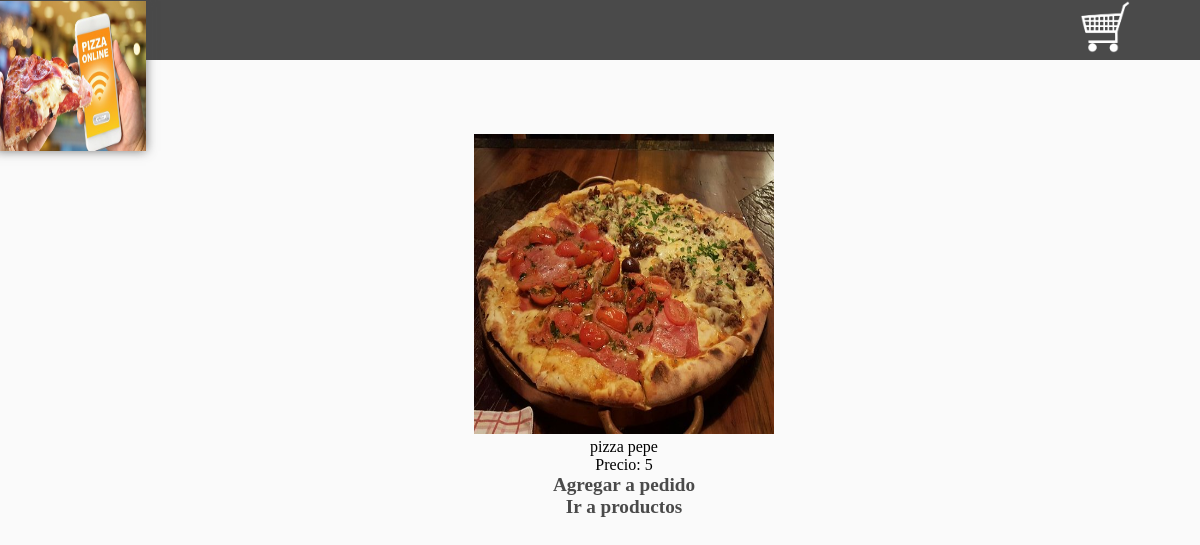
/ProyectoHypermedial/detalles.php?id=4, run on the app's committed database.
### tables this page shows
CREATE TABLE `producto` (
  `id` int(11) NOT NULL,
  `nombre` text NOT NULL,
  `imagen` text NOT NULL,
  `descripcion` text,
  `precio` decimal(10,0) NOT NULL,
  `Categoria_idCategoria` int(11) NOT NULL
);

### ProyectoHypermedial/detalles.php (the view, shortened to what this page needs)
<!DOCTYPE html>
<html lang="es">
<head>
	<link rel="stylesheet" type="text/css" href="./css/estilos.css">
</head>
<body>
	<header>
		<img src="imagenes/logo.png" id="logo">
		<a href="./carritodecompras.php" title="ver carrito de compras">
			<img src="./imagenes/carrito.png">
		</a>
	</header>
	<section>
	<?php
		include 'conexion.php';
		$id=$_GET['id'];
		 $sql = "SELECT `nombre`,`imagen`,`precio` FROM `producto` WHERE id= ".$id." ;";
       $result = $conn->query($sql);
		while ($f=mysqli_fetch_array($result)) {
		?>
			<center>
				<img src="./productos/<?php echo $f['imagen'];?>" style="width:300px;height:300px"/><br>
				<span><?php echo $f['nombre'];?></span><br>
				<span>Precio: <?php echo $f['precio'];?></span><br>
				<a href="./guardarPed.php?id=<?php  echo $id;?>">Agregar a pedido</a>
				<br/>
				<a href="./menu.php">Ir a productos</a>
			</center>
	<?php
		}
	?>

### ProyectoHypermedial/css/estilos.css (style rules this page uses)
html { padding: 0px; margin: 0px; }
body { background-color: #fafafa; padding: 0px; margin: 0px; }
header { width: 100%; height: 60px; background-color: #4a4a4a; color:white; }
a { color: #4a4a4a; font-weight: bolder; font-size: 1.2rem; text-decoration: none; }
header a { width: 50px; left: 90%; display: inline-block; vertical-align: top; position: fixed; z-index: 2; background-color: #4a4a4a; }
header a img { width: 100%; }
section { width: 80%; min-height: 500px; padding: 2%; margin:0 auto; margin-left: 10%; margin-top: 50px; }
#logo { width: 150px; height: 150px; display: inline-block; vertical-align: top; position: absolute; z-index: 2; left: -4px; -webkit-box-shadow: 0px 0px 10px rgba(74, 74, 74, 0.75); -moz-box-shadow: 0px 0px 10px rgba(74, 74, 74, 0.75); box-shadow: 0px 0px 10px rgba(74, 74, 74, 0.75); top: 1px; }

### data on the page
producto: imagen (picture), nombre "pizza pepe", precio "5"
